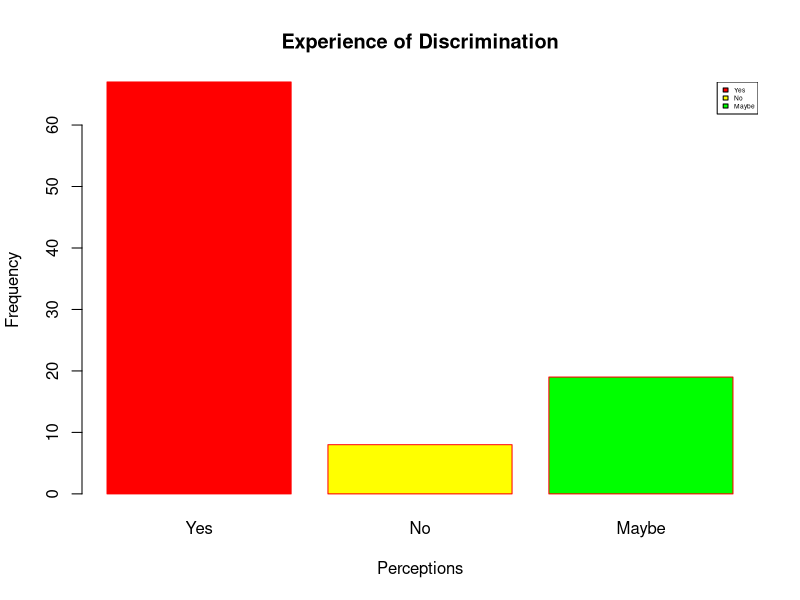

The R script that drew this image:
h <- c(67, 8, 19)
m <- c("Yes", "No", "Maybe")

barplot(h, xlab = "Perceptions", ylab = "Frequency", main = "Experience of Discrimination",
        names.arg = m, border = "red", col = c('red', 'yellow', 'green'))
legend("topright", m, cex = 0.4, fill = c('red', 'yellow', 'green'))